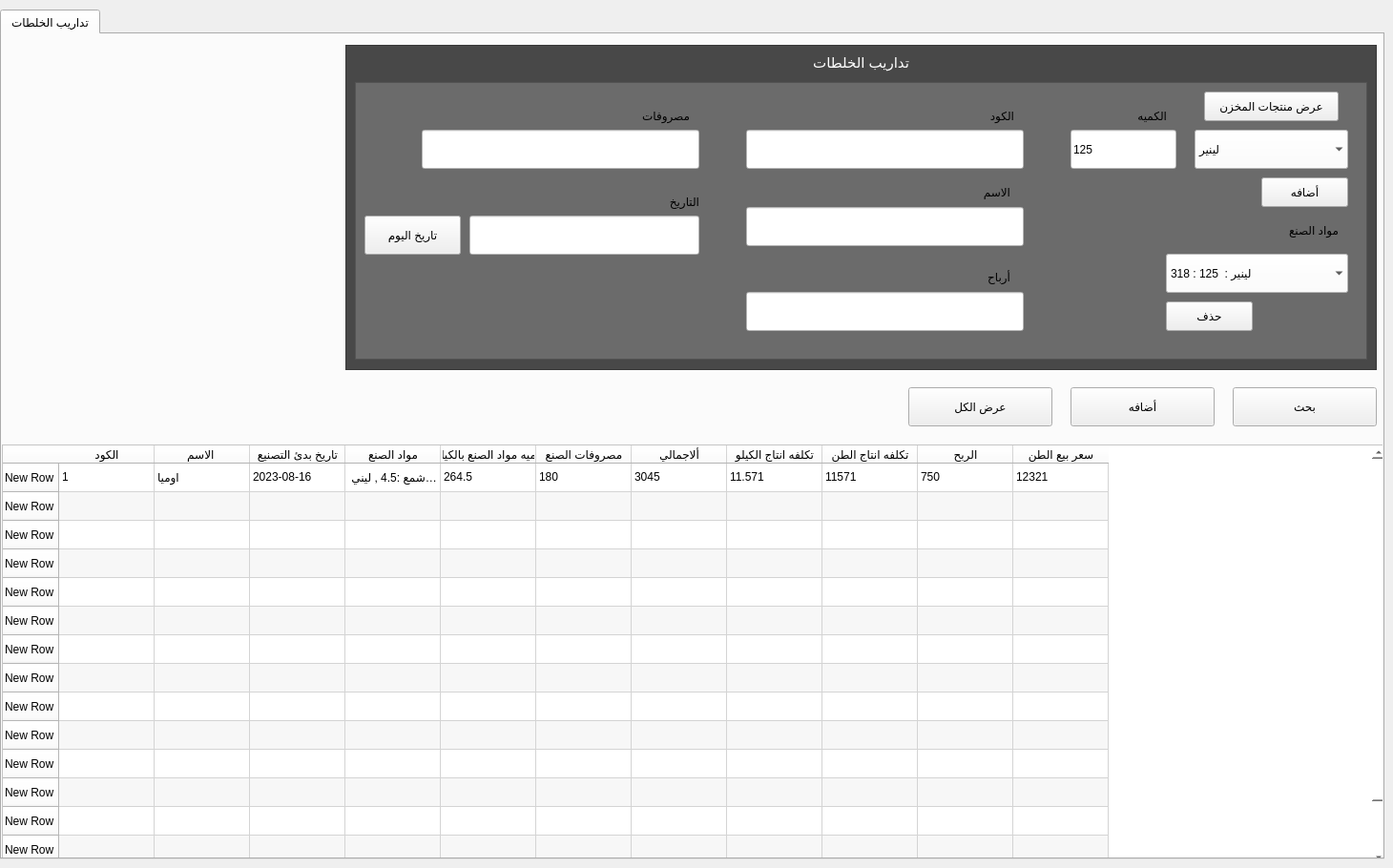
   <widget class="QWidget" name="tab_6">
    <attribute name="title">
     <string>خلطات</string>
    </attribute>
    <widget class="QTabWidget" name="tabWidget_4">
     <property name="geometry">
      <rect>
       <x>0</x>
       <y>10</y>
       <width>1451</width>
       <height>891</height>
      </rect>
     </property>
     <property name="currentIndex">
      <number>0</number>
     </property>
     <widget class="QWidget" name="tab_14">
      <attribute name="title">
       <string>تداريب الخلطات</string>
      </attribute>
      <widget class="QPushButton" name="subscription_men_add_btn_10">
       <property name="geometry">
        <rect>
         <x>1120</x>
         <y>370</y>
         <width>151</width>
         <height>41</height>
        </rect>
       </property>
       <property name="styleSheet">
        <string notr="true">.QPushButton:hover {
	background:linear-gradient(to bottom, #ccc2a6 5%, #eae0c2 100%);
	
	color: rgb(0, 0, 0);
		
	background-color: rgb(255, 255, 255);
	border-color: rgb(0, 0, 0);

}
.QPushButton:active {
	position:relative;
	top:1px;
}</string>
       </property>
       <property name="text">
        <string>أضافه</string>
       </property>
      </widget>
      <widget class="QGraphicsView" name="graphicsView_57">
       <property name="geometry">
        <rect>
         <x>360</x>
         <y>11</y>
         <width>1081</width>
         <height>341</height>
        </rect>
       </property>
       <property name="styleSheet">
        <string notr="true">background-color: rgb(72, 72, 72);
</string>
       </property>
      </widget>
      <widget class="QTableWidget" name="tableWidget_8">
       <property name="geometry">
        <rect>
         <x>0</x>
         <y>430</y>
         <width>1451</width>
         <height>441</height>
        </rect>
       </property>
       <property name="styleSheet">
        <string notr="true">background-color: rgb(255, 255, 255);</string>
       </property>
       <property name="alternatingRowColors">
        <bool>true</bool>
       </property>
       <property name="horizontalScrollMode">
        <enum>QAbstractItemView::ScrollPerPixel</enum>
       </property>
       <property name="showGrid">
        <bool>true</bool>
       </property>
       <property name="gridStyle">
        <enum>Qt::CustomDashLine</enum>
       </property>
       <property name="sortingEnabled">
        <bool>true</bool>
       </property>
       <property name="wordWrap">
        <bool>true</bool>
       </property>
       <row>
        <property name="text">
         <string>New Row</string>
        </property>
       </row>
       <row>
        <property name="text">
         <string>New Row</string>
        </property>
       </row>
       <row>
        <property name="text">
         <string>New Row</string>
        </property>
       </row>
       <row>
        <property name="text">
         <string>New Row</string>
        </property>
       </row>
       <row>
        <property name="text">
         <string>New Row</string>
        </property>
       </row>
       <row>
        <property name="text">
         <string>New Row</string>
        </property>
       </row>
       <row>
        <property name="text">
         <string>New Row</string>
        </property>
       </row>
       <row>
        <property name="text">
         <string>New Row</string>
        </property>
       </row>
       <row>
        <property name="text">
         <string>New Row</string>
        </property>
       </row>
       <row>
        <property name="text">
         <string>New Row</string>
        </property>
       </row>
       <row>
        <property name="text">
         <string>New Row</string>
        </property>
       </row>
       <row>
        <property name="text">
         <string>New Row</string>
        </property>
       </row>
       <row>
        <property name="text">
         <string>New Row</string>
        </property>
       </row>
       <row>
        <property name="text">
         <string>New Row</string>
        </property>
       </row>
       <row>
        <property name="text">
         <string>New Row</string>
        </property>
       </row>
       <row>
        <property name="text">
         <string>New Row</string>
        </property>
       </row>
       <column>
        <property name="text">
         <string>الكود</string>
        </property>
       </column>
       <column>
        <property name="text">
         <string>الاسم </string>
        </property>
       </column>
       <column>
        <property name="text">
         <string>تاريخ بدئ التصنيع</string>
        </property>
       </column>
       <column>
        <property name="text">
         <string>مواد الصنع</string>
        </property>
       </column>
       <column>
        <property name="text">
         <string>كميه مواد الصنع بالكيلو</string>
        </property>
       </column>
       <column>
        <property name="text">
         <string>مصروفات الصنع</string>
        </property>
       </column>
       <column>
        <property name="text">
         <string>ألاجمالي</string>
        </property>
       </column>
       <column>
        <property name="text">
         <string>تكلفه انتاج الكيلو</string>
        </property>
       </column>
       <column>
        <property name="text">
         <string>تكلفه انتاج الطن</string>
        </property>
       </column>
       <column>
        <property name="text">
         <string>الربح</string>
        </property>
       </column>
       <column>
        <property name="text">
         <string>سعر بيع الطن</string>
        </property>
       </column>
       <item row="0" column="0">
        <property name="text">
         <string>1</string>
        </property>
       </item>
       <item row="0" column="1">
        <property name="text">
         <string>اوميا </string>
        </property>
       </item>
       <item row="0" column="2">
        <property name="text">
         <string>2023-08-16</string>
        </property>
       </item>
       <item row="0" column="3">
        <property name="text">
         <string> شمع :4.5 , لينير :17 ,فيلر معالج:125  , M50 :  16</string>
        </property>
       </item>
       <item row="0" column="4">
        <property name="text">
         <string>264.5</string>
        </property>
       </item>
       <item row="0" column="5">
        <property name="text">
         <string>180</string>
        </property>
       </item>
       <item row="0" column="6">
        <property name="text">
         <string>3045</string>
        </property>
       </item>
       <item row="0" column="7">
        <property name="text">
         <string>11.571</string>
        </property>
       </item>
       <item row="0" column="8">
        <property name="text">
         <string>11571</string>
        </property>
       </item>
       <item row="0" column="9">
        <property name="text">
         <string>750</string>
        </property>
       </item>
       <item row="0" column="10">
        <property name="text">
         <string>12321</string>
        </property>
       </item>
       <item row="1" column="1">
        <property name="text">
         <string/>
        </property>
       </item>
       <item row="2" column="1">
        <property name="text">
         <string/>
        </property>
       </item>
       <item row="3" column="1">
        <property name="text">
         <string/>
        </property>
       </item>
       <item row="4" column="1">
        <property name="text">
         <string/>
        </property>
       </item>
      </widget>
      <widget class="QGraphicsView" name="graphicsView_58">
       <property name="geometry">
        <rect>
         <x>370</x>
         <y>50</y>
         <width>1061</width>
         <height>291</height>
        </rect>
       </property>
       <property name="styleSheet">
        <string notr="true">background-color: rgb(136, 136, 136);
background-color: rgb(107, 107, 107);</string>
       </property>
      </widget>
      <widget class="QPushButton" name="subscription_men_sahowall_btn_13">
       <property name="geometry">
        <rect>
         <x>950</x>
         <y>370</y>
         <width>151</width>
         <height>41</height>
        </rect>
       </property>
       <property name="styleSheet">
        <string notr="true">.QPushButton:hover {
	background:linear-gradient(to bottom, #ccc2a6 5%, #eae0c2 100%);
	
	color: rgb(0, 0, 0);
		
	background-color: rgb(255, 255, 255);
	border-color: rgb(38, 38, 38);

}
.QPushButton:active {
	position:relative;
	top:1px;
}</string>
       </property>
       <property name="text">
        <string>عرض الكل</string>
       </property>
      </widget>
      <widget class="QPushButton" name="subscription_men_search_btn_11">
       <property name="geometry">
        <rect>
         <x>1290</x>
         <y>370</y>
         <width>151</width>
         <height>41</height>
        </rect>
       </property>
       <property name="styleSheet">
        <string notr="true">
.QPushButton:hover {
	background:linear-gradient(to bottom, #ccc2a6 5%, #eae0c2 100%);
	
	color: rgb(0, 0, 0);
		
	background-color: rgb(255, 255, 255);
	border-color: rgb(38, 38, 38);

}
.QPushButton:active {
	position:relative;
	top:1px;
}</string>
       </property>
       <property name="text">
        <string>بحث</string>
       </property>
      </widget>
      <widget class="QLabel" name="label_105">
       <property name="geometry">
        <rect>
         <x>810</x>
         <y>20</y>
         <width>141</width>
         <height>20</height>
        </rect>
       </property>
       <property name="styleSheet">
        <string notr="true">background-color: transparent;
color: rgb(255, 255, 255);
font-size:15px;</string>
       </property>
       <property name="text">
        <string>تداريب الخلطات</string>
       </property>
      </widget>
      <widget class="QComboBox" name="comboBox_2">
       <property name="geometry">
        <rect>
         <x>1250</x>
         <y>100</y>
         <width>161</width>
         <height>41</height>
        </rect>
       </property>
       <property name="layoutDirection">
        <enum>Qt::LeftToRight</enum>
       </property>
       <property name="styleSheet">
        <string notr="true">background-color: rgb(255, 255, 255);
color: rgb(0, 0, 0);
</string>
       </property>
       <property name="editable">
        <bool>false</bool>
       </property>
       <property name="sizeAdjustPolicy">
        <enum>QComboBox::AdjustToMinimumContentsLengthWithIcon</enum>
       </property>
       <property name="frame">
        <bool>false</bool>
       </property>
       <item>
        <property name="text">
         <string>لينير</string>
        </property>
       </item>
       <item>
        <property name="text">
         <string>فيلر معالج</string>
        </property>
       </item>
       <item>
        <property name="text">
         <string>فيلر غير معالج</string>
        </property>
       </item>
       <item>
        <property name="text">
         <string>استريك</string>
        </property>
       </item>
       <item>
        <property name="text">
         <string>رايش</string>
        </property>
       </item>
       <item>
        <property name="text">
         <string>شمع</string>
        </property>
       </item>
       <item>
        <property name="text">
         <string>M50</string>
        </property>
       </item>
      </widget>
      <widget class="QPushButton" name="subscription_men_search_btn_12">
       <property name="geometry">
        <rect>
         <x>1260</x>
         <y>60</y>
         <width>141</width>
         <height>31</height>
        </rect>
       </property>
       <property name="styleSheet">
        <string notr="true">
.QPushButton:hover {
	background:linear-gradient(to bottom, #ccc2a6 5%, #eae0c2 100%);
	
	color: rgb(0, 0, 0);
		
	background-color: rgb(255, 255, 255);
	border-color: rgb(38, 38, 38);

}
.QPushButton:active {
	position:relative;
	top:1px;
}</string>
       </property>
       <property name="text">
        <string>عرض منتجات المخزن</string>
       </property>
      </widget>
      <widget class="QLabel" name="label_107">
       <property name="geometry">
        <rect>
         <x>996</x>
         <y>150</y>
         <width>61</width>
         <height>31</height>
        </rect>
       </property>
       <property name="styleSheet">
        <string notr="true">background-color: transparent;
</string>
       </property>
       <property name="text">
        <string>الاسم</string>
       </property>
      </widget>
      <widget class="QLineEdit" name="subscription_tab_men_code_LINE_7">
       <property name="geometry">
        <rect>
         <x>780</x>
         <y>181</y>
         <width>291</width>
         <height>41</height>
        </rect>
       </property>
       <property name="styleSheet">
        <string notr="true">background-color: rgb(255, 255, 255);</string>
       </property>
       <property name="text">
        <string/>
       </property>
      </widget>
      <widget class="QLineEdit" name="subscription_tab_men_code_LINE_6">
       <property name="geometry">
        <rect>
         <x>780</x>
         <y>100</y>
         <width>291</width>
         <height>41</height>
        </rect>
       </property>
       <property name="styleSheet">
        <string notr="true">background-color: rgb(255, 255, 255);</string>
       </property>
       <property name="text">
        <string/>
       </property>
      </widget>
      <widget class="QLabel" name="label_106">
       <property name="geometry">
        <rect>
         <x>1010</x>
         <y>70</y>
         <width>51</width>
         <height>31</height>
        </rect>
       </property>
       <property name="styleSheet">
        <string notr="true">background-color: transparent;
</string>
       </property>
       <property name="text">
        <string>الكود</string>
       </property>
      </widget>
      <widget class="QLineEdit" name="subscription_tab_men_code_LINE_8">
       <property name="geometry">
        <rect>
         <x>780</x>
         <y>270</y>
         <width>291</width>
         <height>41</height>
        </rect>
       </property>
       <property name="styleSheet">
        <string notr="true">background-color: rgb(255, 255, 255);</string>
       </property>
       <property name="text">
        <string/>
       </property>
      </widget>
      <widget class="QLineEdit" name="subscription_tab_men_code_LINE_9">
       <property name="geometry">
        <rect>
         <x>440</x>
         <y>100</y>
         <width>291</width>
         <height>41</height>
        </rect>
       </property>
       <property name="styleSheet">
        <string notr="true">background-color: rgb(255, 255, 255);</string>
       </property>
       <property name="text">
        <string/>
       </property>
      </widget>
      <widget class="QLabel" name="label_108">
       <property name="geometry">
        <rect>
         <x>650</x>
         <y>70</y>
         <width>71</width>
         <height>31</height>
        </rect>
       </property>
       <property name="styleSheet">
        <string notr="true">background-color: transparent;
</string>
       </property>
       <property name="text">
        <string>مصروفات</string>
       </property>
      </widget>
      <widget class="QLabel" name="label_109">
       <property name="geometry">
        <rect>
         <x>996</x>
         <y>239</y>
         <width>61</width>
         <height>31</height>
        </rect>
       </property>
       <property name="styleSheet">
        <string notr="true">background-color: transparent;
</string>
       </property>
       <property name="text">
        <string>أرباح</string>
       </property>
      </widget>
      <widget class="QLabel" name="label_173">
       <property name="geometry">
        <rect>
         <x>1310</x>
         <y>190</y>
         <width>91</width>
         <height>31</height>
        </rect>
       </property>
       <property name="styleSheet">
        <string notr="true">background-color: transparent;
</string>
       </property>
       <property name="text">
        <string>مواد الصنع</string>
       </property>
      </widget>
      <widget class="QLineEdit" name="subscription_tab_men_code_LINE_10">
       <property name="geometry">
        <rect>
         <x>1120</x>
         <y>100</y>
         <width>111</width>
         <height>41</height>
        </rect>
       </property>
       <property name="styleSheet">
        <string notr="true">background-color: rgb(255, 255, 255);</string>
       </property>
       <property name="text">
        <string>125</string>
       </property>
      </widget>
      <widget class="QLabel" name="label_110">
       <property name="geometry">
        <rect>
         <x>1170</x>
         <y>70</y>
         <width>51</width>
         <height>31</height>
        </rect>
       </property>
       <property name="styleSheet">
        <string notr="true">background-color: transparent;
</string>
       </property>
       <property name="text">
        <string>الكميه </string>
       </property>
      </widget>
      <widget class="QPushButton" name="subscription_men_add_btn_11">
       <property name="geometry">
        <rect>
         <x>1320</x>
         <y>150</y>
         <width>91</width>
         <height>31</height>
        </rect>
       </property>
       <property name="styleSheet">
        <string notr="true">.QPushButton:hover {
	background:linear-gradient(to bottom, #ccc2a6 5%, #eae0c2 100%);
	
	color: rgb(0, 0, 0);
		
	background-color: rgb(255, 255, 255);
	border-color: rgb(0, 0, 0);

}
.QPushButton:active {
	position:relative;
	top:1px;
}</string>
       </property>
       <property name="text">
        <string>أضافه</string>
       </property>
      </widget>
      <widget class="QPushButton" name="subscription_men_add_btn_12">
       <property name="geometry">
        <rect>
         <x>1220</x>
         <y>280</y>
         <width>91</width>
         <height>31</height>
        </rect>
       </property>
       <property name="styleSheet">
        <string notr="true">.QPushButton:hover {
	background:linear-gradient(to bottom, #ccc2a6 5%, #eae0c2 100%);
	
	color: rgb(0, 0, 0);
		
	background-color: rgb(255, 255, 255);
	border-color: rgb(0, 0, 0);

}
.QPushButton:active {
	position:relative;
	top:1px;
}</string>
       </property>
       <property name="text">
        <string>حذف</string>
       </property>
      </widget>
      <widget class="QComboBox" name="comboBox_3">
       <property name="geometry">
        <rect>
         <x>1220</x>
         <y>230</y>
         <width>191</width>
         <height>41</height>
        </rect>
       </property>
       <property name="layoutDirection">
        <enum>Qt::LeftToRight</enum>
       </property>
       <property name="styleSheet">
        <string notr="true">background-color: rgb(255, 255, 255);
color: rgb(0, 0, 0);
</string>
       </property>
       <property name="editable">
        <bool>false</bool>
       </property>
       <property name="sizeAdjustPolicy">
        <enum>QComboBox::AdjustToMinimumContentsLengthWithIcon</enum>
       </property>
       <property name="frame">
        <bool>false</bool>
       </property>
       <item>
        <property name="text">
         <string>لينير :  125 : 318</string>
        </property>
       </item>
       <item>
        <property name="text">
         <string>فيلر معالج :  100 : 130 </string>
        </property>
       </item>
       <item>
        <property name="text">
         <string>فيلر غير معالج</string>
        </property>
       </item>
       <item>
        <property name="text">
         <string>استريك</string>
        </property>
       </item>
       <item>
        <property name="text">
         <string>رايش</string>
        </property>
       </item>
       <item>
        <property name="text">
         <string>شمع</string>
        </property>
       </item>
       <item>
        <property name="text">
         <string>M50</string>
        </property>
       </item>
      </widget>
      <widget class="QLabel" name="label_111">
       <property name="geometry">
        <rect>
         <x>660</x>
         <y>160</y>
         <width>71</width>
         <height>31</height>
        </rect>
       </property>
       <property name="styleSheet">
        <string notr="true">background-color: transparent;
</string>
       </property>
       <property name="text">
        <string>التاريخ</string>
       </property>
      </widget>
      <widget class="QLineEdit" name="subscription_tab_men_code_LINE_15">
       <property name="geometry">
        <rect>
         <x>490</x>
         <y>190</y>
         <width>241</width>
         <height>41</height>
        </rect>
       </property>
       <property name="styleSheet">
        <string notr="true">background-color: rgb(255, 255, 255);</string>
       </property>
       <property name="text">
        <string/>
       </property>
      </widget>
      <widget class="QPushButton" name="subscription_men_add_btn_13">
       <property name="geometry">
        <rect>
         <x>380</x>
         <y>190</y>
         <width>101</width>
         <height>41</height>
        </rect>
       </property>
       <property name="styleSheet">
        <string notr="true">.QPushButton:hover {
	background:linear-gradient(to bottom, #ccc2a6 5%, #eae0c2 100%);
	
	color: rgb(0, 0, 0);
		
	background-color: rgb(255, 255, 255);
	border-color: rgb(0, 0, 0);

}
.QPushButton:active {
	position:relative;
	top:1px;
}</string>
       </property>
       <property name="text">
        <string>تاريخ اليوم</string>
       </property>
      </widget>
     </widget>
    </widget>
   </widget>
